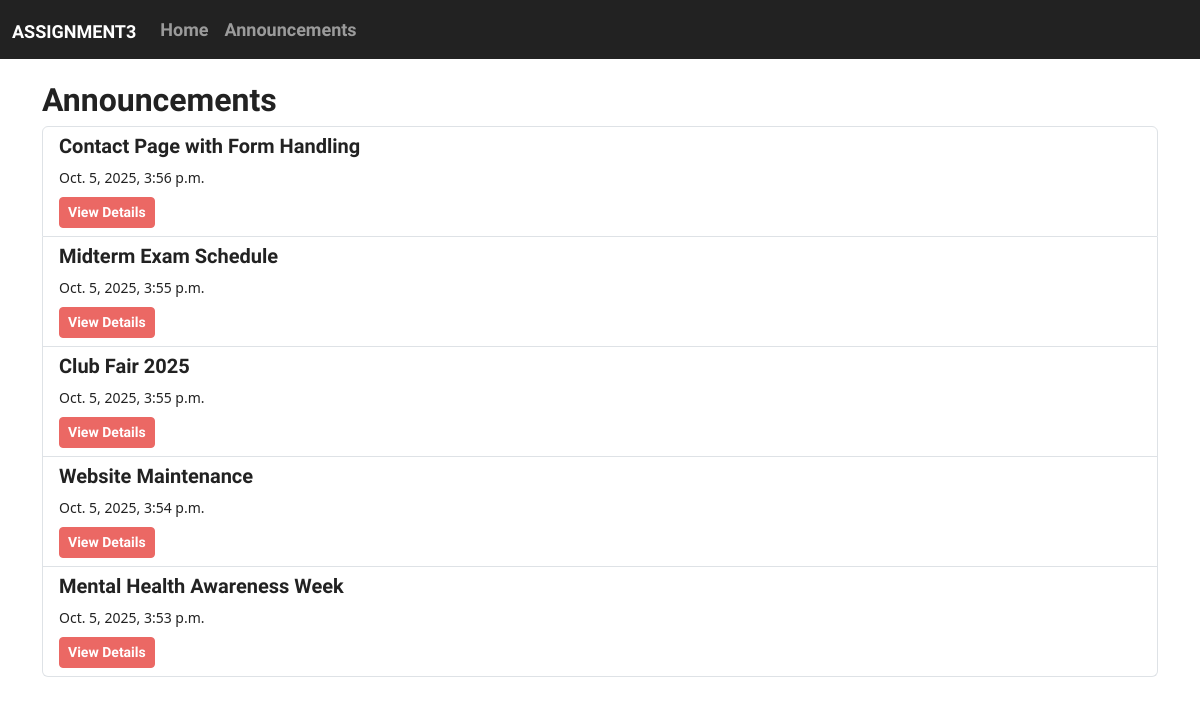
Page /announcements/ on the committed database.
### details/models.py (models this page shows, shortened)
class Announcement(models.Model):
    title = models.CharField(max_length=200)
    content = models.TextField()
    date_posted = models.DateTimeField(auto_now_add=True)

### details/views.py (the view)
# urls.py: path('announcements/', views.announcement_list, name='announcement_list'),
def announcement_list(request):
    announcements = Announcement.objects.all().order_by('-date_posted')
    return render(request, 'details/announcement_list.html', {'announcements': announcements})

### details/templates/details/announcement_list.html (shortened to what this page needs)
{% extends 'details/base.html' %}
{% block content %}
<h2>Announcements</h2>
<ul class="list-group">
  {% for announcement in announcements %}
  <li class="list-group-item">
    <h5>{{ announcement.title }}</h5>
    <small>{{ announcement.date_posted }}</small><br>
    <a href="{% url 'announcement_detail' announcement.pk %}" class="btn btn-sm btn-primary mt-2">View Details</a>
  </li>
  {% empty %}
  <li class="list-group-item">No announcements found.</li>
  {% endfor %}
</ul>
{% endblock %}

### details/templates/details/base.html (shortened to what this page needs)
<!DOCTYPE html>
<html lang="en">
<head>
    <link href="https://bootswatch.com/5/journal/bootstrap.css" rel="stylesheet">
</head>
<body>
<nav class="navbar navbar-expand-lg navbar-dark bg-dark mb-4">
  <div class="container-fluid">
    <a class="navbar-brand" href="/">ASSIGNMENT3</a>
    <div class="collapse navbar-collapse">
      <ul class="navbar-nav">
        <li class="nav-item"><a class="nav-link" href="/">Home</a></li>
        <li class="nav-item"><a class="nav-link" href="/announcements/">Announcements</a></li>
      </ul>
    </div>
  </div>
</nav>
<div class="container">
  {% block content %}{% endblock %}
</div>
</body>
</html>

### rows in the picture
Announcement: title "Contact Page with Form Handling", date_posted "Oct. 5, 2025, 3:56 p.m."
Announcement: title "Midterm Exam Schedule", date_posted "Oct. 5, 2025, 3:55 p.m."
Announcement: title "Club Fair 2025", date_posted "Oct. 5, 2025, 3:55 p.m."
Announcement: title "Website Maintenance", date_posted "Oct. 5, 2025, 3:54 p.m."
Announcement: title "Mental Health Awareness Week", date_posted "Oct. 5, 2025, 3:53 p.m."
